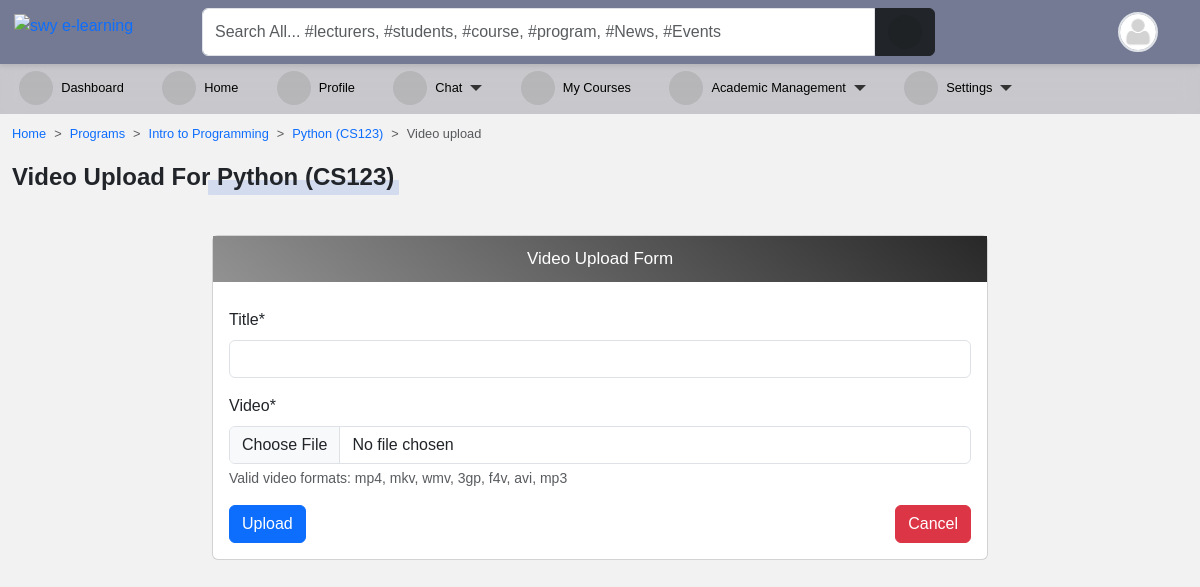
The page /programs/course/python/video_tutorials/upload/ (signed in) on the database its author committed.
### accounts/models.py (models this page shows, shortened)
class User(AbstractUser):
    is_student = models.BooleanField(default=False)
    is_lecturer = models.BooleanField(default=False)
    gender = models.CharField(max_length=1, choices=GENDERS, blank=True, null=True)
    phone = models.CharField(max_length=60, blank=True, null=True)
    address = models.CharField(max_length=60, blank=True, null=True)
    picture = models.ImageField(
        upload_to="profile_pictures/%y/%m/%d/", default="default.png", null=True
    )
    email = models.EmailField(blank=True, null=True)
    username_validator = ASCIIUsernameValidator()
    objects = CustomUserManager()
    class Meta:
        ordering = ("-date_joined",)
    @property
    def get_user_role(self):
        if self.is_superuser:
            role = "Admin"
        elif self.is_student:
            role = "Student"
        elif self.is_lecturer:
            role = "Lecturer"
        return role

### course/models.py (models this page shows, shortened)
class Course(models.Model):
    slug = models.SlugField(blank=True, unique=True)
    title = models.CharField(max_length=200, null=True)
    code = models.CharField(max_length=200, unique=True, null=True)
    credit = models.IntegerField(null=True, default=0)
    summary = models.TextField(max_length=200, blank=True, null=True)
    program = models.ForeignKey(Program, on_delete=models.CASCADE)
    level = models.CharField(max_length=25, choices=LEVEL, null=True)
    year = models.IntegerField(choices=YEARS, default=0)
    semester = models.CharField(choices=SEMESTER, max_length=200)
    is_elective = models.BooleanField(default=False, blank=True, null=True)
    objects = CourseManager()
    def __str__(self):
        return "{0} ({1})".format(self.title, self.code)

class Program(models.Model):
    title = models.CharField(max_length=150, unique=True)
    summary = models.TextField(null=True, blank=True)
    objects = ProgramManager()
    def __str__(self):
        return self.title

### accounts/decorators.py (the view)
    def wrapper(request, *args, **kwargs):
        if test_func(request.user):
            return function(request, *args, **kwargs) if function else None
        else:
            return redirect(redirect_to)

### course/forms.py
class UploadFormVideo(forms.ModelForm):
    class Meta:
        model = UploadVideo
        fields = (
            "title",
            "video",
        )
    def __init__(self, *args, **kwargs):
        super().__init__(*args, **kwargs)
        self.fields["title"].widget.attrs.update({"class": "form-control"})
        self.fields["video"].widget.attrs.update({"class": "form-control"})

### course/views.py (called while the page is built)
@login_required(login_url='login')
@lecturer_required
def handle_upload_video(request, slug):
    course = Course.objects.get(slug=slug)
    if request.method == "POST":
        form = UploadFormVideo(request.POST, request.FILES)
        if form.is_valid():
            obj = form.save(commit=False)
            obj.course = course
            obj.save()
            messages.success(
                request, (request.POST.get("title") + " has been uploaded.")
            )
            return redirect("course_detail", slug=slug)
    else:
        form = UploadFormVideo()
    return render(
        request,
        "upload/upload_video_form.html",
        {"title": "Video Upload", "form": form, "course": course},
    )

### templates/upload/upload_video_form.html (shortened to what this page needs)
{% extends 'base.html' %}
{% load crispy_forms_tags %}
{% block content %}
<nav style="--bs-breadcrumb-divider: '>';" aria-label="breadcrumb">
    <ol class="breadcrumb">
        <li class="breadcrumb-item"><a href="/">Home</a></li>
        <li class="breadcrumb-item"><a href="{% url 'programs' %}">Programs</a></li>
        <li class="breadcrumb-item"><a href="{% url 'program_detail' course.program.id %}">{{ course.program }}</a></li>
        <li class="breadcrumb-item"><a href="{% url 'course_detail' course.slug %}">{{ course }}</a></li>
        <li class="breadcrumb-item active" aria-current="page">Video upload</li>
    </ol>
</nav>
<p class="title-1">Video upload for {{ course|truncatechars:25 }}</p>
<div class="title-line"></div><br>
<div class="row">
<div class="col-md-8 mx-auto">
    <div class="card">
    <p class="form-title">Video Upload Form</p>
    <div class="card-body">
        <form action="" method="POST" enctype="multipart/form-data">{% csrf_token %}
            {{ form|crispy }}
            <div class="form-group">
                <button class="btn btn-primary" type="submit">Upload</button>
                <a class="btn btn-danger" href="{% url 'course_detail' course.slug %}" style="float: right;">Cancel</a>
            </div>
        </form>
    </div>
</div>
</div>
{% endblock content %}

### templates/navbar.html (shortened to what this page needs)
{% load static %}
<div id="top-navbar" class="py-2 top-navbar">
	<div class="container">
		<a href="/" class="head-logo">
			<img src="{% static 'img/swy e-learning.jpg' %}" width="40px" alt="swy e-learning">
		</a>
		<div class="nav-wrapper">
			<form class="form-header" action="{% url 'query' %}" method="GET">
				<input id="primary-search" class="form-control rounded-end-0" type="text" name="q" value="{{ request.GET.q }}"
					placeholder="Search All... #lecturers, #students, #course, #program, #News, #Events" required />
				<button class="btn btn-dark rounded-start-0" type="submit">
					<i class="fas fa-search"></i>
				</button>
			</form>
			<div class="dropdown index">
				<div class="avatar border border-2" type="button" data-bs-toggle="dropdown" aria-expanded="false">
					<img src="{{ request.user.picture.url }}">
				</div>
			</div>
		</div>
	</div>
</div>

### static/scss/style1.css (style rules this page uses)
*, body { font-family: "Rubik", sans-serif; }
body { background-color: #f3f2f2; }
#top-navbar { position: fixed; top: 0; right: 0; -webkit-margin-start: -10px; z-index: 90; padding: 0; background: #747a94; box-shadow: 0px 2px 5px 0px rgba(0, 0, 0, 0.1); transition: 0.3s; margin: 0; }
#top-navbar .container { display: flex; background-color: transparent; position: relative; }
#top-navbar .nav-wrapper { display: flex; flex-wrap: wrap; justify-content: space-between; align-items: center; width: 100%; margin-left: 10rem; background-color: transparent; }
#top-navbar .nav-wrapper .form-header { display: flex; flex: 0.8; }
#top-navbar .nav-wrapper .form-header button { flex: 0.1; }
#top-navbar { left: 0; }
.avatar { width: 40px; height: 40px; border-radius: 50%; overflow: hidden; }
.avatar img { width: 100%; height: 100%; -o-object-fit: cover; object-fit: cover; }
a { color: var(--bs-primary); text-decoration: none; }
.title-1 { position: relative; display: inline-flex; align-items: center; font-family: inherit; text-transform: capitalize; font-weight: 700; font-size: 24px; border-radius: 0.2em; }
.title-1::before { content: ""; position: absolute; bottom: 0; right: -5px; width: 50%; height: 15px; z-index: -1; border-radius: 1px; background-color: rgba(83, 126, 226, 0.2); animation: lineAnim 1s ease-in forwards; }
.form-title { display: flex; align-items: center; justify-content: center; font-weight: 400; font-size: 17px; padding: 10px; background: linear-gradient(40deg, #929292, #282828); color: #ffffff; text-align: center; margin-bottom: 10px; }
.fas, .fa { font-size: 16px; display: inline-flex; align-items: center; justify-content: center; width: 34px; height: 34px; background-color: rgba(0, 0, 0, 0.093); border-radius: 50%; }

### templates/aside.html (style rules this page uses)
li { font-size: .8rem; }

### templates/navbar.html (style rules this page uses)
.head-logo { position: absolute; left: -1rem; top: 0.3rem; }

### rows shown on the page
User: user.picture (placeholder picture)
Course: program "Intro to Programming", title+code "Python (CS123)"
